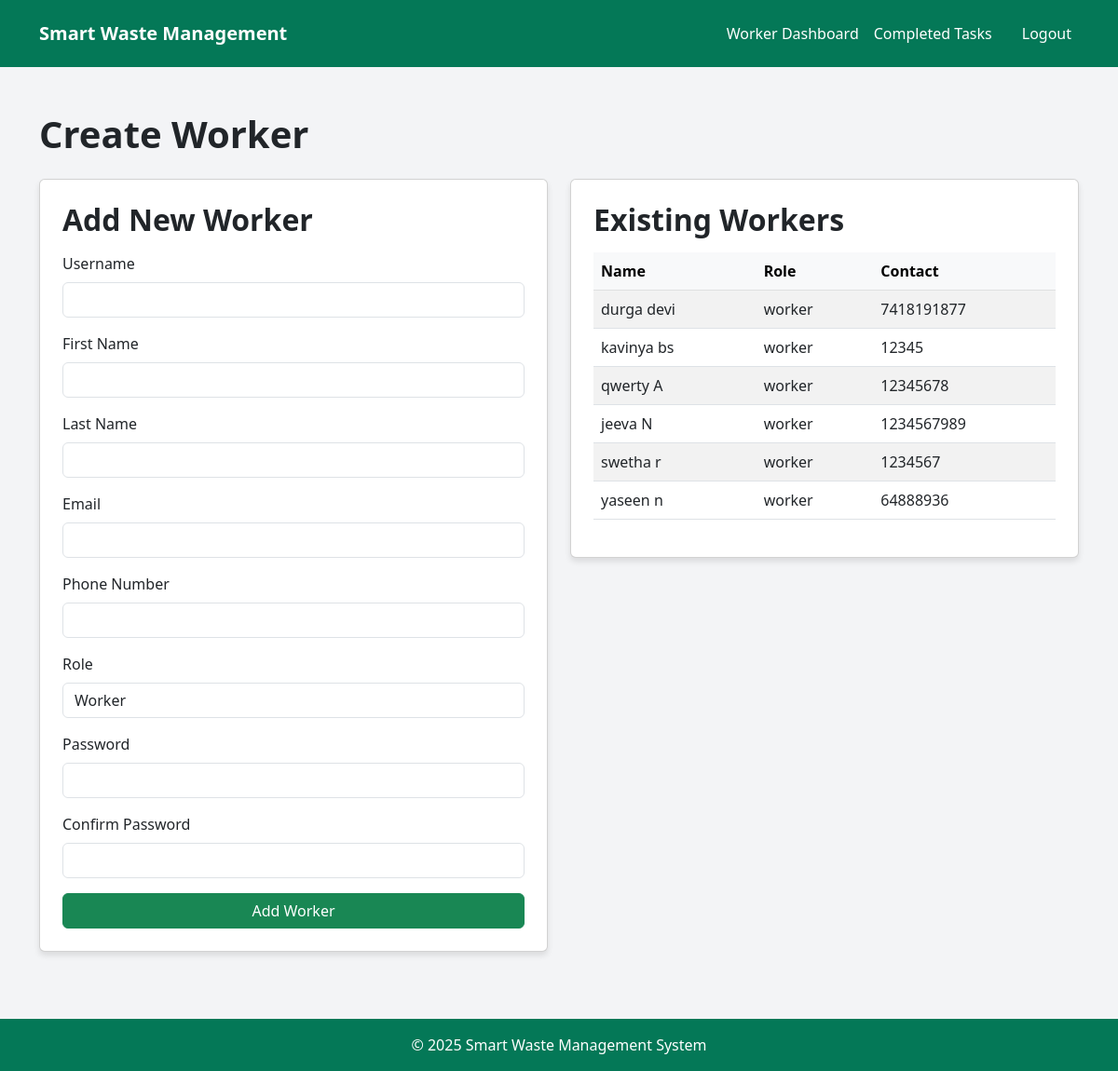
The app's page /admins/create-worker/ (signed in) with its own data.
### Users/models.py (models this page shows, shortened)
class CustomUser(AbstractUser):
    ROLE_CHOICES = [
        ('publicUser', 'User'),
        ('administrator', 'Administrator'),
        ('worker', 'Worker'),
    ]
    role = models.CharField(max_length=20, choices=ROLE_CHOICES, default='publicUser')
    mobile_number = models.CharField(max_length=15, blank=True, null=True)  # Optional field

### Admins/views.py (the view)
# urls.py: path('create-worker/', views.create_worker, name='create-worker'),
@login_required
def create_worker(request):
    if request.method == "POST":
        form = WorkerRegistrationForm(request.POST)
        if form.is_valid():
            worker = form.save(commit=False)
            worker.role = 'worker'  # Ensuring the role is always 'worker'
            worker.save()
            messages.success(request, "Worker created successfully!")  # Success message
            return redirect('Admins:create-worker')  # Redirect to clear form
        else:
            messages.error(request, "Failed to create worker. Please correct the errors below.")  # Error message
    else:
        form = WorkerRegistrationForm()
    workers = CustomUser.objects.filter(role='worker')  # Fetch all workers
    return render(request, 'Admins/create-worker.html', {'form': form, 'workers': workers})

### Admins/forms.py
class WorkerRegistrationForm(UserCreationForm):
    ROLE_CHOICES = [
        ('worker', 'Worker'),
    ]
    first_name = forms.CharField(max_length=30, required=True, widget=forms.TextInput(attrs={'class': 'form-control'}))
    last_name = forms.CharField(max_length=30, required=True, widget=forms.TextInput(attrs={'class': 'form-control'}))
    email = forms.EmailField(required=True, widget=forms.EmailInput(attrs={'class': 'form-control'}))
    mobile_number = forms.CharField(max_length=15, required=True, widget=forms.TextInput(attrs={'class': 'form-control'}))
    role = forms.ChoiceField(choices=ROLE_CHOICES, widget=forms.Select(attrs={'class': 'form-control'}))
    class Meta:
        model = CustomUser
        fields = ['username', 'first_name', 'last_name', 'email', 'mobile_number', 'role', 'password1', 'password2']
    def __init__(self, *args, **kwargs):
        super(WorkerRegistrationForm, self).__init__(*args, **kwargs)
        for field_name, field in self.fields.items():
            field.widget.attrs['class'] = 'form-control'

### Admins/templates/Admins/create-worker.html (shortened to what this page needs)
{% extends 'main.html' %}
{% block content %}
<main>
    <div class="container mt-5">
        <h1 class="text-start fw-bold mb-4">Create Worker</h1>
        <div class="row">
            <div class="col-md-6">
                <div class="card p-4 mb-4">
                    <h2 class="fw-semibold mb-3">Add New Worker</h2>
                    <form method="POST" action="{% url 'Admins:create-worker' %}">
                        <div class="mb-3">
                            <label class="form-label">Username</label>
                            {{ form.username }}
                        </div>
                        <div class="mb-3">
                            <label class="form-label">First Name</label>
                            {{ form.first_name }}
                        </div>
                        <div class="mb-3">
                            <label class="form-label">Last Name</label>
                            {{ form.last_name }}
                        </div>
                        <div class="mb-3">
                            <label class="form-label">Email</label>
                            {{ form.email }}
                        </div>
                        <div class="mb-3">
                            <label class="form-label">Phone Number</label>
                            {{ form.mobile_number }}
                        </div>
                        <div class="mb-3">
                            <label class="form-label">Role</label>
                            {{ form.role }}
                        </div>
                        <div class="mb-3">
                            <label class="form-label">Password</label>
                            {{ form.password1 }}
                        </div>
                        <div class="mb-3">
                            <label class="form-label">Confirm Password</label>
                            {{ form.password2 }}
                        </div>
                        <button type="submit" class="btn btn-success w-100">Add Worker</button>
                    </form>
                </div>
            </div>
            <div class="col-md-6">
                <div class="card p-4">
                    <h2 class="fw-semibold mb-3">Existing Workers</h2>
                    <table class="table table-striped">
                        <thead class="table-light">
                            <tr>
                                <th>Name</th>
                                <th>Role</th>
                                <th>Contact</th>
                            </tr>
                        </thead>
                        <tbody>
                            {% for worker in workers %}
                            <tr>
                                <td>{{ worker.first_name }} {{ worker.last_name }}</td>
                                <td>{{ worker.role }}</td>
                                <td>{{ worker.mobile_number }}</td>
                            </tr>
                            {% empty %}
                            <tr>
                                <td colspan="3" class="text-center">No workers available.</td>
                            </tr>
                            {% endfor %}
                        </tbody>
                    </table>
                </div>
            </div>
        </div>
    </div>
</main>
{% endblock content %}

### templates/main.html (style rules this page uses)
body { background-color: #f3f4f6; }
.card { box-shadow: 0 4px 6px rgba(0, 0, 0, 0.1); }
main { min-height: 80vh; }

### records on screen
CustomUser: first_name "durga", last_name "devi", role "worker", mobile_number "7418191877"
CustomUser: first_name "kavinya", last_name "bs", role "worker", mobile_number "12345"
CustomUser: first_name "qwerty", last_name "A", role "worker", mobile_number "12345678"
CustomUser: first_name "jeeva", last_name "N", role "worker", mobile_number "1234567989"
CustomUser: first_name "swetha", last_name "r", role "worker", mobile_number "1234567"
CustomUser: first_name "yaseen", last_name "n", role "worker", mobile_number "64888936"
